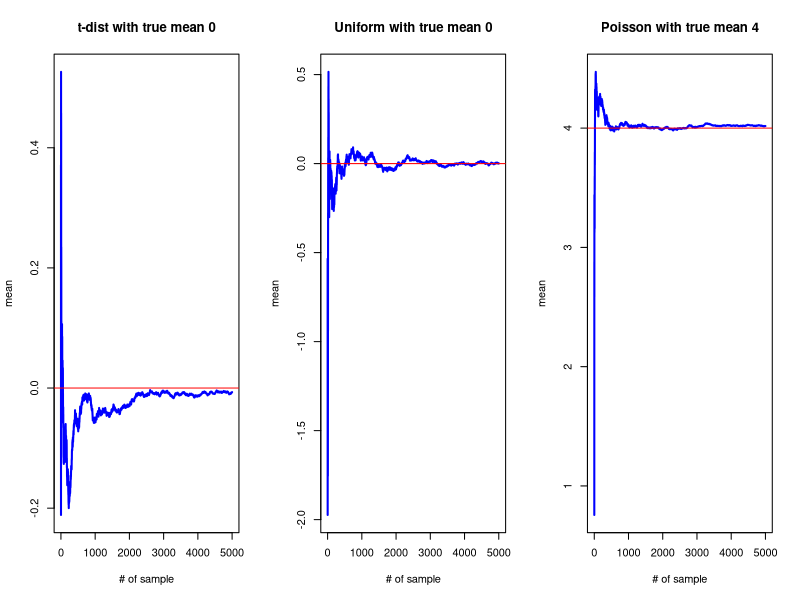
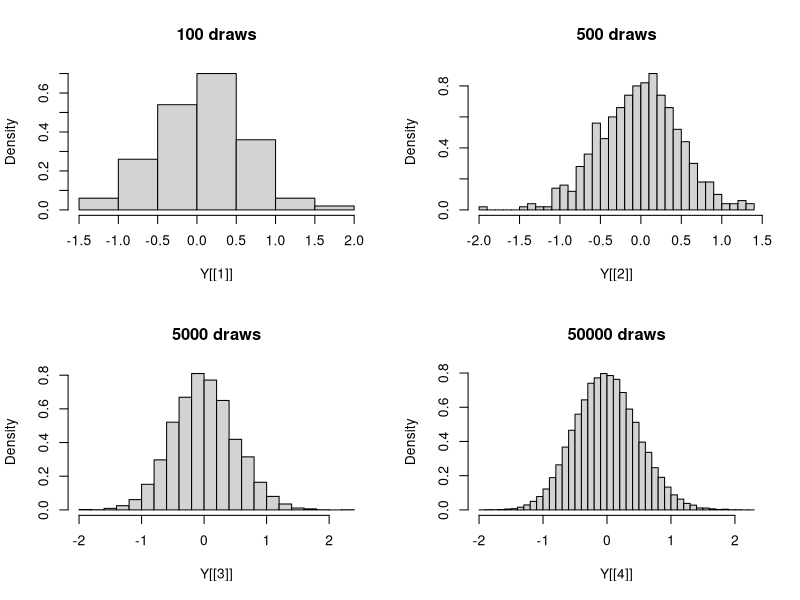

Reproduce these figures in R, in order.
## ---- chunk 1
knitr::opts_chunk$set(echo = TRUE, results = 'hide', size='Large')
## ---- chunk 2
# Comment
getwd()
ls() # check list of variables
print('Hello')
## ---- chunk 3
num_var = 123
char_var = 'hello'
bool_var = TRUE
data_vec = c(1,2,3,4)
data_vec2 = c('hi','bye')
ls()
class(ls())
is.numeric(num_var)
class(is.numeric(num_var))
## ---- chunk 4
vec = c(2,2,NA,3.1415,0,3,3,NA)
str(vec) # structure
length(vec)
is.na(vec)
!is.na(vec)
sum(is.na(vec))
vec = vec[!is.na(vec)]
vec = round(vec, 2)
min(vec); max(vec); median(vec); mean(vec); var(vec)
is.unsorted(vec)
sort(vec) # default increasing
sort(vec, decreasing = TRUE)
## ---- chunk 5
vec = c(vec, 5) # add
vec[-c(1,2,3,4)] # delete
vec[-1:-4] # delete
which(vec==3) # check
which.max(vec)
unique(vec) # unique
diff(vec) # diff

vec[2:length(vec)] # subsetting
vec>2
vec[c(TRUE,FALSE,TRUE,FALSE)]
vec[vec>2]

rbind(vec, vec+1)
cbind(vec, vec+1)
## ---- chunk 6
A = array(1:9, dim=c(3,3))
B = matrix(1:9, ncol=3, byrow=TRUE)
A; B
dim(A)
A%*%B
B[,3]=c(3,2,5)
solve(B) # inverse
det(B)
C = array(1:9, dim=c(3,3))
A*C # elementwise
A%*%C # matrix mul
## ---- chunk 7
A == B
all(A==B)
which(A==B, arr.ind = TRUE)
A[A==B]; B[A==B]

E = array(1:12, dim = c(2,3,2))
E[,,1]
E[,2,]
E[1,,]
## ---- chunk 8
L <- list(
        name     = "Tom", 
        birthday = as.Date("2020-01-01"), 
        pet   = FALSE,
        major = c("Econ","Stat"),
        SAT = c(20,30,20,30)
      )
L[[1]]
L[[5]][2]
unlist(L)
## ---- chunk 9
rep(0,5)
rep(c(1,2,3), 2)
rep(c(1,2,3),each = 2)

seq(5,0,length = 3)
seq(1,100)
seq(1,100,2)
x = c(1:100)
x[c(TRUE,FALSE)]

diag(3)
diag(c(1,2,3))

## ---- chunk 10
if(2>1){
  print("TRUE")
}else{
  print("FLASE")
}

for(i in seq(10)){
  print(i)
}

get_squared_value = function(x){
  return(sum(x^2))
}

get_squared_value(2)
## ---- chunk 11
get_sample_mean_with_different_n = function(n){
  set.seed(2020)
  dist = c(rt(n, 10),
         runif(n, min = -5, max = 5),
         rpois(n, lambda = 4))
  sample_mean = array(dim = c(3,n))
  for (i in seq(n)){
    sample_mean[1,i] = mean(dist[1:n][1:i])
    sample_mean[2,i] = mean(dist[n:(2*n)][1:i])
    sample_mean[3,i] = mean(dist[(2*n):(3*n)][1:i])
  } 
  return(sample_mean)
}
## ---- chunk 12
df = get_sample_mean_with_different_n(5000)
## ---- chunk 13
par(mfrow=c(1,3))
plot(df[1,], ylab = 'mean', xlab = '# of sample', type='l', col='blue', lwd='2')
title('t-dist with true mean 0')
abline(h=0 , col='red')

plot(df[2,], ylab = 'mean', xlab = '# of sample', type='l', col='blue', lwd='2')
title('Uniform with true mean 0')
abline(h=0 , col='red')

plot(df[3,], ylab = 'mean', xlab = '# of sample', type='l', col='blue', lwd='2')
title('Poisson with true mean 4')
abline(h=4 , col='red')
## ---- chunk 14
n=250
k=c(100,500,5000,50000)
Y = list()
for (i in k){
  idx = which(k==i)
  X_n = rep(0,k[idx])
  for (j in seq(i)){
    X_n[j] = mean(rexp(n,2))
  }
  Y[[idx]] = sqrt(n)*(X_n-rep(0.5,k[idx]))
}
## ---- chunk 15
par(mfrow=c(2,2))
hist(Y[[1]], breaks = 10, probability = TRUE, main='100 draws')
hist(Y[[2]], breaks = 25, probability = TRUE, main='500 draws')
hist(Y[[3]], breaks = 25, probability = TRUE, main='5000 draws')
hist(Y[[4]], breaks = 60, probability = TRUE, main='50000 draws')

